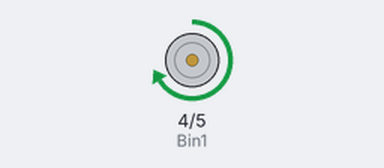
Recording of a sketch running on a simulated Arduino Uno, built with avr-gcc and run on an emulated ATmega328P. Shown: motor-driver pin pairs drawn as motors (green arrow = first pin HIGH = forward, orange = second pin HIGH = backward, longer = more drive, scaled by the enable pin).

Above: at 1.5 s.
At 4.5 s:
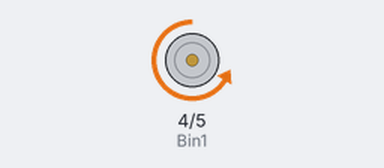
Timing chart, 0 to 7.8 s (numbered marks = the images above):
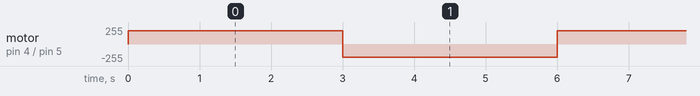

Measured:
- by itself, motor on pin 4 (Bin1) / pin 5 (Bin2): alternates forward 200/255 for 3.0 s and backward 200/255 for 3.0 s

The sketch:

Mortor.ino
```cpp
int Bin1 =4;
int Bin2 =5;
int pwmB =3;
void setup() {
  //pinMode(Ain1, OUTPUT);
  //pinMode(Ain2, OUTPUT);
  //pinMode(pwmA, OUTPUT);
  pinMode(Bin1, OUTPUT);
  pinMode(Bin2, OUTPUT);
  pinMode(pwmB, OUTPUT);
  //Serial.begin(9600);
}

void loop() {
  digitalWrite(Bin1, HIGH);
  digitalWrite(Bin2, LOW);
  analogWrite(pwmB, 200);
  delay(3000);
  digitalWrite(Bin1, LOW);
  digitalWrite(Bin2, HIGH);
  analogWrite(pwmB, 200);
  delay(3000);

}
```
